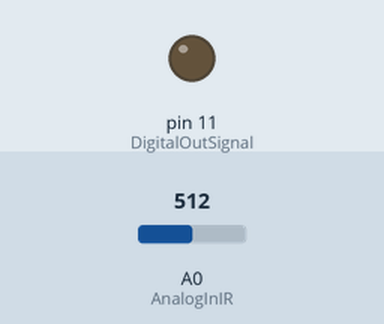
Bench run of a sketch on a simulated Arduino Uno, built with avr-gcc and run on an emulated ATmega328P. Parts: output pins drawn as LEDs (lit = HIGH). The inputs (shaded band) are chosen by the test bench; at power-on: A0 (AnalogInIR) = 512.

Above: at 0.01 s.
At 1.2 s:
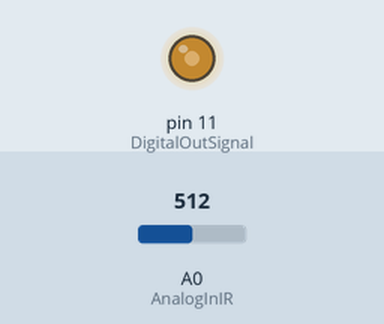
1.3 s: A0 (AnalogInIR) set to 694
3.0 s: A0 (AnalogInIR) set to 703
6.0 s: A0 (AnalogInIR) set to 511
At 6.9 s:
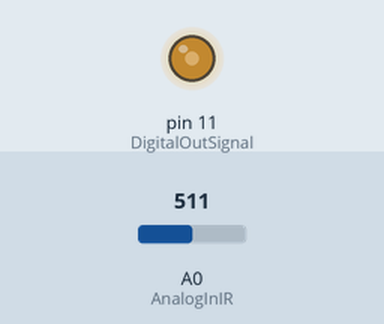
Timing chart, 0 to 9.0 s (numbered marks = the images above; inputs shaded):
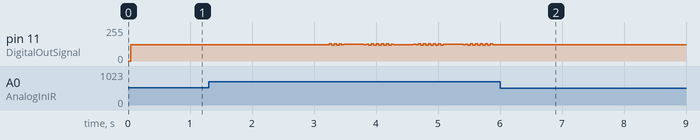

Measured:
- after the input at 1.3 s, every drawn part: stays the same
- after the input at 6.0 s, pin 11 (DigitalOutSignal): stops changing and stays 121/255

The sketch:

theramin2.ino
```cpp
// (licence header left out)
#include <stdint.h>
#include <avr/interrupt.h>
#include <avr/io.h>
#include <avr/pgmspace.h>

// Map all the input and output pins
#define AnalogInIR 0
#define DigitalOutSignal 11

#define INTERRUPT_PERIOD 512
#define FINT (F_CPU / INTERRUPT_PERIOD) // 16kHz?
#define FS (FINT)

// sine lookup table pre-calculated
prog_uchar PROGMEM sinetable[256] = {
  128,131,134,137,140,143,146,149,152,156,159,162,165,168,171,174,
  176,179,182,185,188,191,193,196,199,201,204,206,209,211,213,216,
  218,220,222,224,226,228,230,232,234,236,237,239,240,242,243,245,
  246,247,248,249,250,251,252,252,253,254,254,255,255,255,255,255,
  255,255,255,255,255,255,254,254,253,252,252,251,250,249,248,247,
  246,245,243,242,240,239,237,236,234,232,230,228,226,224,222,220,
  218,216,213,211,209,206,204,201,199,196,193,191,188,185,182,179,
  176,174,171,168,165,162,159,156,152,149,146,143,140,137,134,131,
  128,124,121,118,115,112,109,106,103,99, 96, 93, 90, 87, 84, 81,
  79, 76, 73, 70, 67, 64, 62, 59, 56, 54, 51, 49, 46, 44, 42, 39,
  37, 35, 33, 31, 29, 27, 25, 23, 21, 19, 18, 16, 15, 13, 12, 10,
  9,  8,  7,  6,  5,  4,  3,  3,  2,  1,  1,  0,  0,  0,  0,  0,
  0,  0,  0,  0,  0,  0,  1,  1,  2,  3,  3,  4,  5,  6,  7,  8,
  9,  10, 12, 13, 15, 16, 18, 19, 21, 23, 25, 27, 29, 31, 33, 35,
  37, 39, 42, 44, 46, 49, 51, 54, 56, 59, 62, 64, 67, 70, 73, 76,
  79, 81, 84, 87, 90, 93, 96, 99, 103,106,109,112,115,118,121,124
};

// lookup table for output waveform
unsigned char wavetable[256];

unsigned int frequencyCoef = 100;
bool soundEnabled = true;
bool soundPWM = true; //start with square wave
bool SoundOn = false;

// This is called at sampling freq to output 8-bit samples to PWM
ISR(TIMER1_COMPA_vect)
{
  static unsigned int phase0;
  static unsigned int sig0;
  static unsigned char flag = 0;
  static unsigned int tempphase;

  if (soundPWM)
  {
    tempphase = phase0 + frequencyCoef;
    sig0 = wavetable[phase0>>8];
    phase0 = tempphase;
    OCR2A = sig0; // output the sample
  }
  else { //square wave
    flag ^= 1;
    digitalWrite(DigitalOutSignal, flag);
  }
}

void SetupSquareSound()
{
  soundPWM = false;
}

void SetupPWMSound()
{
  // Set up Timer 2 to do pulse width modulation on the speaker pin.
  // Use internal clock (datasheet p.160)
  ASSR &= ~(_BV(EXCLK) | _BV(AS2));
  // Set fast PWM mode  (p.157)
  TCCR2A |= _BV(WGM21) | _BV(WGM20);
  TCCR2B &= ~_BV(WGM22);
  // Do non-inverting PWM on pin OC2A (p.155)
  // On the Arduino this is pin 11.
  TCCR2A = (TCCR2A | _BV(COM2A1)) & ~_BV(COM2A0);
  TCCR2A &= ~(_BV(COM2B1) | _BV(COM2B0));
  // No prescaler (p.158)
  TCCR2B = (TCCR2B & ~(_BV(CS12) | _BV(CS11))) | _BV(CS10);
  // Set initial pulse width to the first sample.
  OCR2A = 0;
  // Set up Timer 1 to send a sample every interrupt.
  cli();
  // Set CTC mode (Clear Timer on Compare Match) (p.133)
  // Have to set OCR1A *after*, otherwise it gets reset to 0!
  TCCR1B = (TCCR1B & ~_BV(WGM13)) | _BV(WGM12);
  TCCR1A = TCCR1A & ~(_BV(WGM11) | _BV(WGM10));
  // No prescaler (p.134)
  TCCR1B = (TCCR1B & ~(_BV(CS12) | _BV(CS11))) | _BV(CS10);
  // Set the compare register (OCR1A).
  // OCR1A is a 16-bit register, so we have to do this with
  // interrupts disabled to be safe.
  OCR1A = INTERRUPT_PERIOD;
  // Enable interrupt when TCNT1 == OCR1A (p.136)
  TIMSK1 |= _BV(OCIE1A);
  sei();
  soundPWM = true;
}

void StartSound()
{
  // Enable interrupt when TCNT1 == OCR1A (p.136)
  cli();
  TIMSK1 |= _BV(OCIE1A);
  sei();
  SoundOn = true;
}

void StopSound()
{
  cli();
  // Disable playback per-sample interrupt.
  TIMSK1 &= ~_BV(OCIE1A);
  sei();
  SoundOn = false;
}

void SetFrequency(unsigned int freq)
{
  if (soundPWM) {
    unsigned long templong = freq;
    frequencyCoef = templong * 65536 / FS;
  }
  else {
    unsigned long periode = F_CPU/(2*freq); //multiply by 2, because its only toggled once per cycle
    cli();
    OCR1A = periode;
  }
}

void SineWave()
{
  for (int i = 0; i < 256; ++i) {
    wavetable[i] = pgm_read_byte_near(sinetable + i);
  }
}

void SawtoothWave()
{
  for (int i = 0; i < 256; ++i) {
    wavetable[i] = i; // sawtooth
  }
}

void TriangleWave()
{
  for (int i = 0; i < 128; ++i) {
    wavetable[i] = i * 2;
  }
  int value = 255;
  for (int i = 128; i < 256; ++i) {
    wavetable[i] = value;
    value -= 2;
  }
}

void setup()
{
  pinMode (DigitalOutSignal, OUTPUT);
  SineWave();
  //SawtoothWave();
  SetupPWMSound();
  StartSound();
}

void loop()
{
  int dist = analogRead(AnalogInIR); //read from the Sharp IR sensor
  int freq = map(dist, 0, 600, 1760, 440);
  SetFrequency(freq);
  delay(50);
}
```
